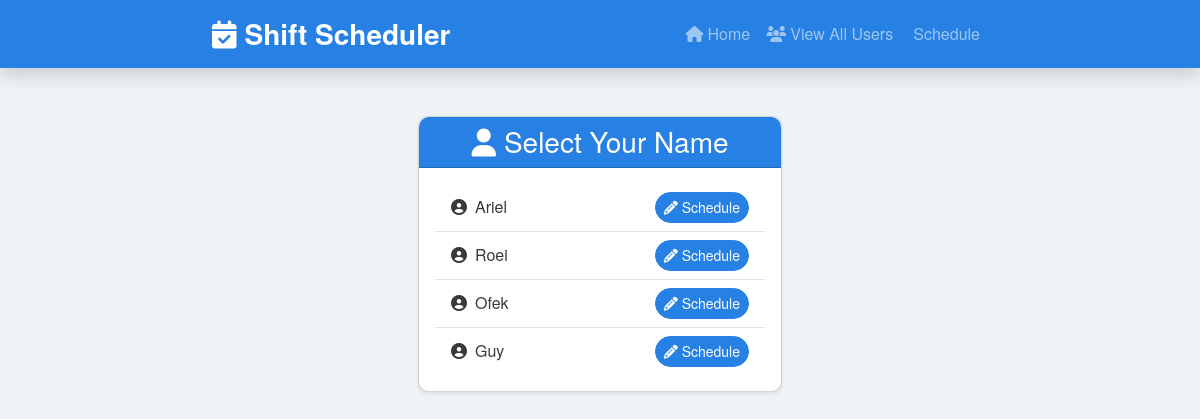
The page /choose_schedule on the database its author committed.
### tables this page shows
CREATE TABLE users (
                id INTEGER PRIMARY KEY AUTOINCREMENT,
                name TEXT UNIQUE NOT NULL
            );

### app.py (the view)
@app.route('/choose_schedule')
def choose_schedule():
    conn = get_db_connection()
    users = conn.execute('SELECT * FROM users').fetchall()
    conn.close()
    return render_template('choose_schedule.html', users=users)

### app.py (called while the page is built)
def get_db_connection():
    conn = sqlite3.connect(DATABASE)
    conn.row_factory = sqlite3.Row
    return conn

### templates/choose_schedule.html
{% extends 'base.html' %}
{% block content %}
<div class="container my-5">
  <div class="row justify-content-center">
    <div class="col-md-8 col-lg-6">
      <div class="card shadow-sm">
        <div class="card-header bg-primary text-white text-center">
          <h3 class="mb-0">
            <i class="fa-solid fa-user me-2"></i>Select Your Name
          </h3>
        </div>
        <div class="card-body">
          <ul class="list-group list-group-flush">
            {% for user in users %}
            <li class="list-group-item d-flex justify-content-between align-items-center">
              <span>
                <i class="fa-solid fa-user-circle me-2"></i>{{ user['name'] }}
              </span>
              <a href="{{ url_for('schedule', user_id=user['id'], week_index=0) }}" class="btn btn-primary btn-sm">
                <i class="fa-solid fa-pencil me-1"></i>Schedule
              </a>
            </li>
            {% endfor %}
          </ul>
        </div>
      </div>
    </div>
  </div>
</div>
{% endblock %}

### static/style.css (style rules this page uses)
body { background-color: #eef3f7; font-family: 'Helvetica Neue', Helvetica, Arial, sans-serif; }
.card { border-radius: 10px; }
.card-header { border-top-left-radius: 10px; border-top-right-radius: 10px; }
.container { max-width: 800px; }
.btn-primary { border-radius: 20px; }

### rows shown on the page
users: name "Ariel"
users: name "Roei"
users: name "Ofek"
users: name "Guy"
